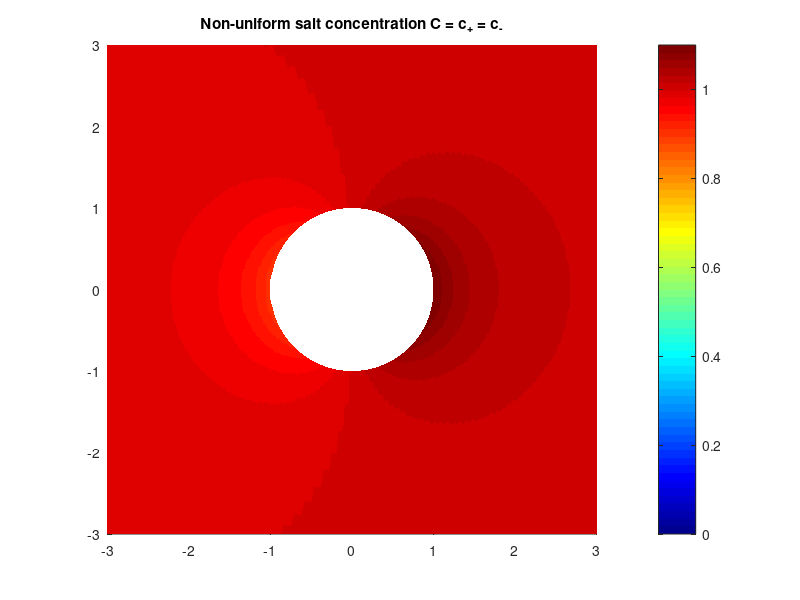
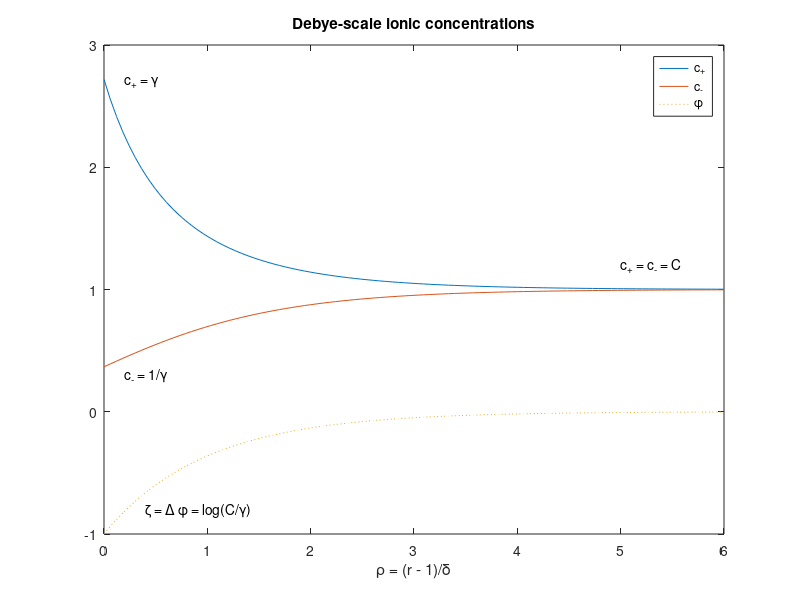

These figures' MATLAB source, in order:
clear; clc;
%%
figure(1)
r = linspace(1, 5, 201);
t = linspace(0, 2*pi, 201);
[R, T] = ndgrid(r, t);
X = R .* cos(T);
Y = R .* sin(T);
C = 1 + 0.1 * cos(T) ./ R.^2;
clf;
hold on
fill(cos(t), sin(t), 'k');
surf(X, Y, C, 'EdgeColor', 'none')
view(2)
axis equal
axis([-1 1 -1 1]*3)
m = jet;
colormap(m)
colorbar
title('Non-uniform salt concentration C = c_+ = c_-')
hold off
print -dpng fig1
%%
figure(2)
Cout = 1;
gamma = exp(1); % Cp
zeta = log(Cout/gamma);
z = linspace(0, 6, 100);
phi = 4*atanh( exp(-z*sqrt(Cout))*tanh(zeta/4) );
Cp = Cout * exp(-phi);
Cm = Cout * exp(+phi);
plot(z, Cp, z, Cm, z, phi, ':');
legend({'c_+', 'c_-', '\phi'})
xlabel('\rho = (r - 1)/\delta')
text(0.2, 2.7, 'c_+ = \gamma')
text(0.2, 0.3, 'c_- = 1/\gamma')
text(5.0, 1.2, 'c_+ = c_- = C')
text(0.4, -0.8, '\zeta = \Delta \phi = log(C/\gamma)')
title('Debye-scale ionic concentrations')
print -dpng fig2
